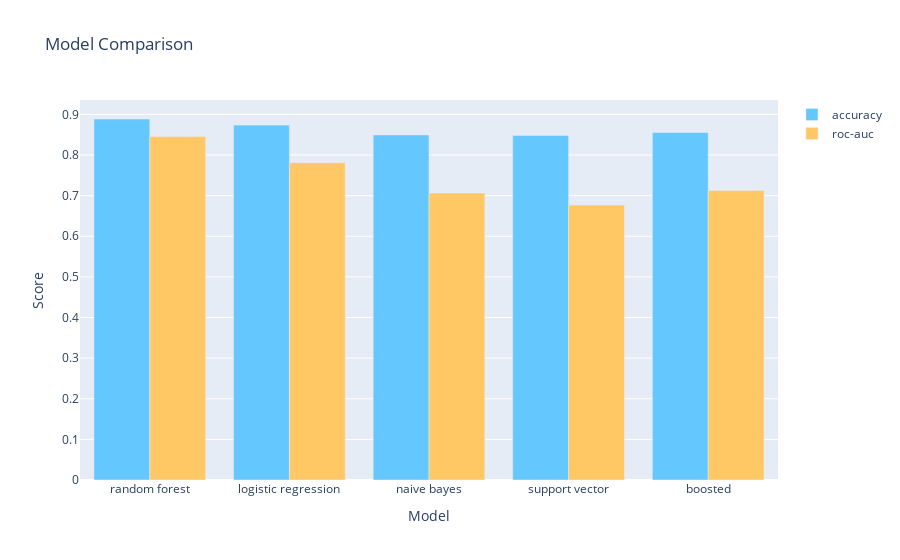

The code cell stored with this chart in its notebook:
### Code cell
import plotly.graph_objects as go
# display results with plotly
trace0 = go.Bar(x= evaldf.index,
                y= evaldf['accuracy'].values,
                name='accuracy',
                marker=dict(color='rgb(100,200,300)'))
trace1 = go.Bar(x= evaldf.index,
                y= evaldf['rocauc'].values,
                name='roc-auc',
                marker=dict(color='rgb(300,200,100)'))
# now the layout
layout=go.Layout(title='Model Comparison',
                   xaxis= dict(title='Model'),
                   yaxis=dict(title='Score'))
# bind using go.Figure
fig = go.Figure(data=[trace0, trace1], layout=layout)
fig

### Figure 1 — Plotly figure (JSON) as saved in the notebook; plotly's stock layout.template omitted (floating-point values rounded to 4 significant figures)
{"data": [{"marker": {"color": "rgb(100,200,300)"}, "name": "accuracy", "type": "bar", "x": ["random forest", "logistic regression", "naive bayes", "support vector", "boosted"], "y": [0.8887, 0.8737, 0.8496, 0.8481, 0.8556]}, {"marker": {"color": "rgb(300,200,100)"}, "name": "roc-auc", "type": "bar", "x": ["random forest", "logistic regression", "naive bayes", "support vector", "boosted"], "y": [0.8454, 0.7812, 0.7065, 0.677, 0.7126]}], "layout": {"title": {"text": "Model Comparison"}, "xaxis": {"title": {"text": "Model"}}, "yaxis": {"title": {"text": "Score"}}}}
